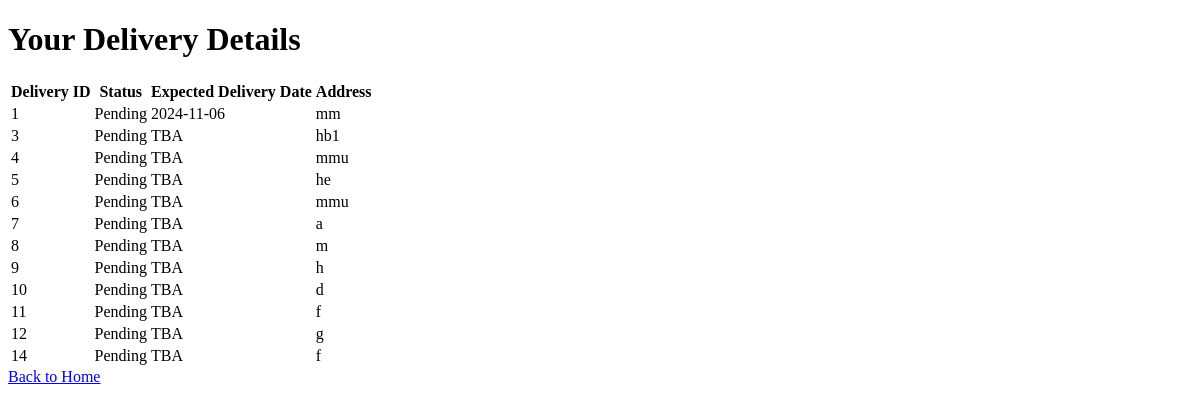
The app's page /viewdelcus (signed in), older data.
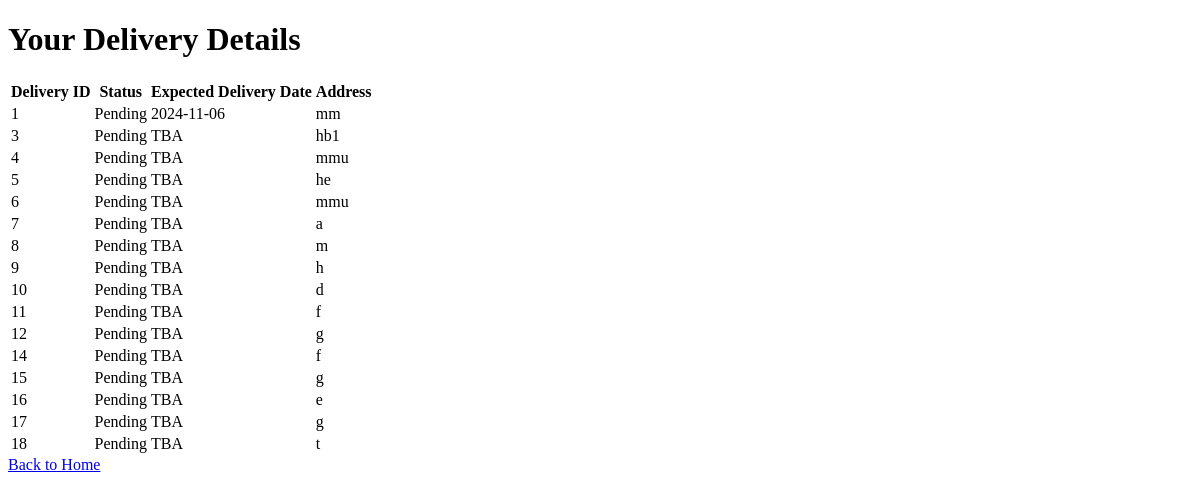
The same page, newer data.
### main.py (models this page shows)
class Delivery(db.Model):
    id = db.Column(db.Integer, primary_key=True)
    customer_id = db.Column(db.Integer, db.ForeignKey('customer.id'), nullable=False)  # Link to customer
    delivery_status = db.Column(db.String(50), default="Pending")
    expected_delivery_date = db.Column(db.String(50), nullable=False)
    address = db.Column(db.String(255), nullable=False)
    customer = db.relationship('customer', backref=db.backref('deliveries', lazy=True))

### main.py (the view)
@tandtweb.route('/viewdelcus', methods=['GET'])
def delivery_detail():
    customer_id = session.get('user_id')
    if not customer_id:
        flash('Please log in to view your delivery details.', 'error')
        return redirect('/customer')
    deliveries = Delivery.query.filter_by(customer_id=customer_id).all()
    if not deliveries:
        flash('No delivery details found.', 'info')
        return redirect('/customerhome')
    return render_template('viewdelcus.html', deliveries=deliveries)

### templates/viewdelcus.html (shortened to what this page needs)
<!DOCTYPE html>
<html lang="en">
<head>
</head>
<body>
    <h1>Your Delivery Details</h1>
    {% if deliveries %}
        <table>
            <thead>
                <tr>
                    <th>Delivery ID</th>
                    <th>Status</th>
                    <th>Expected Delivery Date</th>
                    <th>Address</th>
                </tr>
            </thead>
            <tbody>
                {% for delivery in deliveries %}
                    <tr>
                        <td>{{ delivery.id }}</td>
                        <td>{{ delivery.delivery_status }}</td>
                        <td>{{ delivery.expected_delivery_date }}</td>
                        <td>{{ delivery.address }}</td>
                    </tr>
                {% endfor %}
            </tbody>
        </table>
    {% else %}
        <p class="no-deliveries">No delivery details found.</p>
    {% endif %}
    <a href="/customerhome">Back to Home</a>
</body>
</html>

Row changes from the older to the newer data that the page shows:
added Delivery: id "15", delivery_status "Pending", expected_delivery_date "TBA", address "g"
added Delivery: id "16", delivery_status "Pending", expected_delivery_date "TBA", address "e"
added Delivery: id "17", delivery_status "Pending", expected_delivery_date "TBA", address "g"
added Delivery: id "18", delivery_status "Pending", expected_delivery_date "TBA", address "t"
